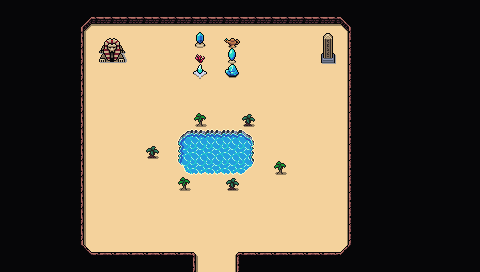

Below is a game level as drawn by its tile map, then a one-line description and the .tmx that defines it (tile-layer data replaced by summaries):
An orthogonal 30x17 tile map with 16x16 px tiles, 5 tile layers (Collision, Background, Walls, Walls Supplementary, ...), 2 tilesets and 3 objects.

<map version="1.10" tiledversion="1.10.1" orientation="orthogonal" renderorder="right-down" width="30" height="17" tilewidth="16" tileheight="16" infinite="0" nextlayerid="9" nextobjectid="68">
 <editorsettings>
  <export target="wastetown..tmx" format="tmx" />
 </editorsettings>
 <tileset firstgid="1" source="../tileset/main.tsx" />
 <tileset firstgid="10113" source="../tileset/buildings.tsx" />
 <layer id="6" name="Collision" width="30" height="17">
  <data>[510 cells, 32 non-empty, 8 distinct tile ids]</data>
 </layer>
 <layer id="1" name="Background" width="30" height="17">
  <data>[510 cells, 510 non-empty, 3 distinct tile ids]</data>
 </layer>
 <layer id="2" name="Walls" width="30" height="17">
  <data>[510 cells, 313 non-empty, 12 distinct tile ids]</data>
 </layer>
 <layer id="8" name="Walls Supplementary" width="30" height="17">
  <data>[510 cells, 0 non-empty, 0 distinct tile ids]</data>
 </layer>
 <layer id="3" name="Clutter" width="30" height="17">
  <properties>
   <property name="spriteLayer" type="bool" value="true" />
  </properties>
  <data>[510 cells, 30 non-empty, 22 distinct tile ids]</data>
 </layer>
 <objectgroup id="4" name="Objects">
  <object id="38" template="../obj/entry_up.tx" x="192" y="270.665" width="48" height="16">
   <properties>
    <property name="teleport" value="" />
   </properties>
  </object>
  <object id="66" template="../obj/gold.tx" x="208.046" y="41.5369" />
  <object id="67" template="../obj/enemy.tx" x="207.979" y="57.637">
   <properties>
    <property name="enemy" value="Djinn" />
   </properties>
  </object>
 </objectgroup>
</map>
